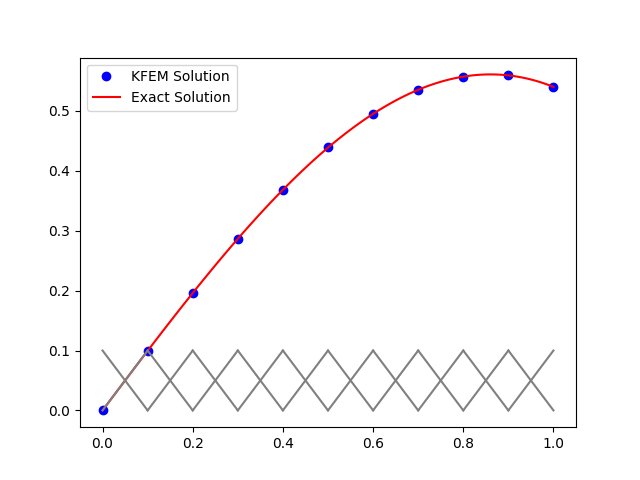

The Python source for this figure:
"""
author: yunxiao zhang
email: [email redacted]
date: 2020.12.07
based on He Xiaoming FEM Course: chapter 1, page 47->84
"""

import numpy as np
import matplotlib.pyplot as plt
from numpy import pi, sqrt, exp, zeros, sin, cos
from scipy.integrate import quad
from numpy.linalg import solve, det

"""
(01 problem to solve): 
-(cu')' = f     on domain [0,1]
u=g(x)          on boundary
"""

"(02 define functions)"
c = lambda x: exp(x)
f = lambda x: -exp(x)*(cos(x)-2*sin(x)-x*cos(x)-x*sin(x))

"(03 define domian and mesh)"
a = 0
b = 1
N = 10      # number of mesh elements
Nm = N+1    # number of mesh nodes
h = (b-a)/N

"(04 define information matrix P and T)"
# node index of all mesh nodes [global node number]
P = np.linspace(a,b,Nm)
# global node indices of the mesh nodes of all the mesh elements, T[mesh number, global node number]
T = np.array([[i for i in range(N)],[i+1 for i in range(N)]]) 

Nb = N+1    # total number of basis functions
Nlb = 2     # number of local basis functions

# For the linear finite elements used here, Pb = P and Tb = T
Pb = P      # coordinates of all nodes
Tb = T      # global node indices of all the mesh elements

"(05 define boundary conditions)"
Nbn = 2     # number of boundary
boundary = [['Dirichlet','Dirichlet'],[0,N]]

# boundary function
def g(x):
    if x==0:
        return 0
    if x==1:
        return cos(1)

"(06 define local linear basis functions)"
def psi(x,E,beta):
    if beta==0:
        return (P[E[1]]-x)/h
    if beta==1:
        return (x-P[E[0]])/h

"(07 assemble matrix A and b)"
A = np.zeros((Nb,Nb))
b = np.zeros(Nb)

# algorithm 4 chap 1 page 62: compute A 
for n in range(N):
    E = Tb[:,n]
    for alpha in range(Nlb):
        for beta in range(Nlb):
            ff = lambda x: c(x)*(-1)**(alpha+beta)/h**2
            A[E[beta],E[alpha]] += quad(ff,P[E[0]],P[E[1]])[0]

# algorithm 5 chap 1 page 73: compute load vector b
for n in range(N):
    E = Tb[:,n]
    for beta in range(Nlb):
        ff = lambda l: f(l)*psi(l,E,beta)
        b[E[beta]] += quad(ff,P[E[0]],P[E[1]])[0]

# algorithm 6: handle Drichlet boundary
for k in range(Nbn):
    if boundary[0][k] == 'Dirichlet':
        i = boundary[1][k]
        A[i,:]=0
        A[i,i]=1
        b[i]=g(Pb[i])

"(08 solve Ax = b)"
# d = det(A)
u = solve(A, b)
u_exact = lambda x: x*cos(x)
uu = u_exact(P)

"(09 compute error)"
red = "\033[31m"
ok = "\033[0m"
error = max(u - uu)
print(f"{red}error: {error:.5f}{ok}")

"(10 exact solution uu for plot)"
a = 0
b = 1
hh = 0.01
xx = np.arange(a,b+hh,hh)
uu = u_exact(xx)

"(11 plot KFEM and exact solution)"
if 1:
    plt.plot(P,u,'bo',label="KFEM Solution")
    plt.plot(xx,uu,'-r',label="Exact Solution")

def broadcast(f,array,p=None):
    if len(p)==1:
        return [f(i,p[0]) for i in array]
    if len(p)==2:
        return [f(i,p[0],p[1]) for i in array]
    return [f(i) for i in array]

"(12 plot interpolation and base functions)"
todo = ['plot base functions']
if 1:
    for n in range(N):
        E = Tb[:,n]
        xx = [x for x in np.linspace(P[E[0]],P[E[1]],10)]
        for beta in range(Nlb):
            if 'plot base functions' in todo:
                plt.plot(xx,0.1*np.array(broadcast(psi,xx,p=[E,beta])),'-',color='0.5')
        psi_sum = np.sum([np.array(broadcast(psi,xx,p=[E,beta]))*u[E[beta]] for beta in range(Nlb)],axis=0)
        # plt.plot(xx,psi_sum)   
      

plt.legend()
plt.savefig("(KFEM 1D)(Local Basis Function)")  
plt.show()